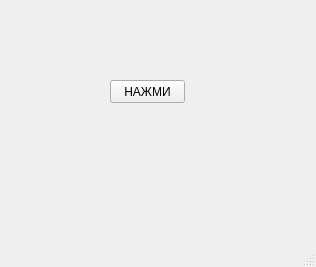
<?xml version="1.0" encoding="UTF-8"?>
<ui version="4.0">
 <class>MainWindow</class>
 <widget class="QMainWindow" name="MainWindow">
  <property name="geometry">
   <rect>
    <x>0</x>
    <y>0</y>
    <width>316</width>
    <height>267</height>
   </rect>
  </property>
  <property name="windowTitle">
   <string>MainWindow</string>
  </property>
  <widget class="QWidget" name="centralwidget">
   <widget class="QPushButton" name="pushButton">
    <property name="geometry">
     <rect>
      <x>110</x>
      <y>80</y>
      <width>75</width>
      <height>23</height>
     </rect>
    </property>
    <property name="text">
     <string>НАЖМИ</string>
    </property>
   </widget>
  </widget>
  <widget class="QMenuBar" name="menubar">
   <property name="geometry">
    <rect>
     <x>0</x>
     <y>0</y>
     <width>316</width>
     <height>21</height>
    </rect>
   </property>
  </widget>
  <widget class="QStatusBar" name="statusbar"/>
 </widget>
 <resources/>
 <connections/>
</ui>
